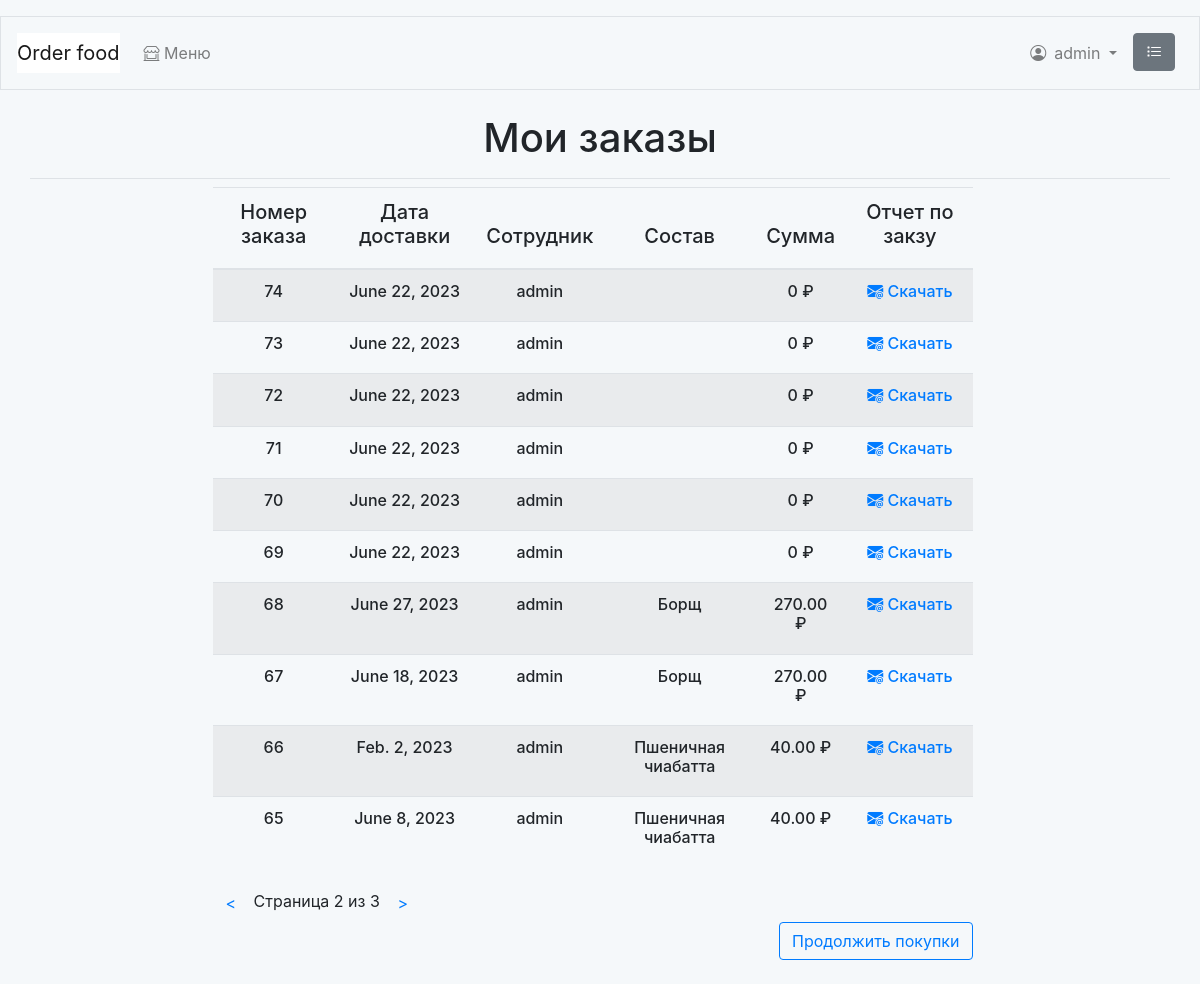
The app's page /orders/history/?page=2 (signed in) with its own data.
### orders/models.py (models this page shows, shortened)
class Order(models.Model):
    name = models.ForeignKey(User,
                             related_name='name_employee',
                             on_delete=models.CASCADE)
    date = models.DateField()
    created = models.DateTimeField(auto_now_add=True)
    updated = models.DateTimeField(auto_now=True)
    paid = models.BooleanField(default=False)
    class Meta:
        ordering = ['-created']
        indexes = [
            models.Index(fields=['created']),
        ]

### food_order/models.py (models this page shows, shortened)
class Dish(models.Model):
    category = models.ForeignKey(Category,
                                 related_name='dishes',
                                 on_delete=models.CASCADE,
                                 default=None)
    name = models.CharField(max_length=50)
    slug = models.SlugField(max_length=50,
                            unique=True)
    image = models.ImageField(upload_to='dishes/%Y/%m/%d',
                              blank=True)
    description = models.TextField(blank=True)
    composition = models.CharField(max_length=250)
    price = models.DecimalField(max_digits=10,
                                decimal_places=2)
    available = models.BooleanField(default=True)
    created = models.DateTimeField(auto_now_add=True)
    updated = models.DateTimeField(auto_now=True)
    class Meta:
        ordering = ['name']
        indexes = [
            models.Index(fields=['id', 'slug']),
            models.Index(fields=['name']),
            models.Index(fields=['-created']),
        ]

### orders/views.py (the view)
@login_required
def get_orders_history(request):
    client = list(User.objects.filter(id=request.user.id).values())
    orders_list = [order for order in list(Order.objects.all().values())
                   if order['name_id'] == client[0]['id']]
    orders_id = [id['id'] for id in orders_list]
    orders_item_sum = {}
    orders_items_dishes = {}
    for i in orders_id:
        orders_item_sum[i] = 0
        orders_items_dishes[i] = []
    for item in list(OrderItem.objects.all().values()):
        for i in list(orders_item_sum.keys()):
            if item['order_id'] == i:
                orders_item_sum[i] += item['price'] * item['quantity']
                for n in list(Dish.objects.filter(id=item['dish_id'])):
                    orders_items_dishes[i].append(n.name)
    for order in orders_list:
        if int(order['id']) in list(orders_item_sum.keys()):
            order['price'] = orders_item_sum[int(order['id'])]
            order['dishes'] = orders_items_dishes[int(order['id'])]
    paginator = Paginator(orders_list, 10)
    page_number = request.GET.get('page', 1)
    try:
        orders = paginator.page(page_number)
    except PageNotAnInteger:
        orders = paginator.page(1)
    except EmptyPage:
        orders = paginator.page(paginator.num_pages)
    return render(request,
                  'orders/order/history.html',
                  {'orders': orders})

### cart/cart.py (called while the page is built)
    def __len__(self):
        return sum(item['quantity'] for item in self.cart.values())

### cart/context_processors.py (called while the page is built)
def cart(request):
    return {'cart': Cart(request)}

### orders/templates/orders/order/history.html (shortened to what this page needs)
{% extends "food_order/base.html" %}
{% load static %}
{% block page_header %}
  <div class="text-center"><h1>Мои заказы</h1></div>
{% endblock %}
{% block content %}
  {% if orders %}
  <div class="row mr-auto">
    <div class="col-md-1 col-lg-2"></div>
    <div class=" col-12 col-sm-12 col-md-10 col-lg-8">
      <table class="table table-striped shoplist">
        <thead class="shopunit" >
          <tr>
            <th class="primary">
              <h5 class="text-center">Номер заказа</h5>
            </th>
            <th class="primary">
              <h5 class="text-center">Дата доставки</h5>
            </th>
            <th class="primary">
              <h5 class="text-center">Сотрудник</h5>
            </th>
            <th class="primary">
              <h5 class="text-center">Состав</h5>
            </th>
            <th class="primary">
              <h5 class="text-center">Сумма</h5>
            </th>
            <th class="primary">
              <h5 class="text-center">Отчет по закзу</h5>
            </th>
          </tr>
        </thead>
        <tbody>
          {% for order in orders %}
            <tr>
              <td>
                <h6 class="text-center">{{ order.id }}</h6>
              </td>
              <td>
                <h6 class="text-center">{{ order.date }}</h6>
              </td>
              <td>
                <h6 class="text-center">{{ user.username }}</h6>
              </td>
              <td>
                {% for dishes in order.dishes %}
                  <h6 class="text-center">{{ dishes }}</h6>
                {% endfor %}
              </td>
              <td>
                <h6 class="text-center">{{ order.price }} ₽</h6>
              </td>
              <td>
                <a href="{% url 'orders:order_pdf' order.id %}"><h6 class="text-center"><i class="bi bi-envelope-at-fill"></i> Скачать</h6></a>
              </td>
            </tr>
          {% endfor %}
        </tbody>
      </table>
      {% include "pagination.html" with page=orders %}
      <p class="text-right">
        <a  href="{% url 'food_order:dish_list' %}" class="btn btn-outline-primary">Продолжить покупки</a>
      </p>
    </div>
    <div class="col-md-1 col-lg-2"></div>
  </div>
  {% else %}
  <h4 class="mt-3 mb-3 text-center">
    Заказов еще не было
  </h4>
  {% endif %}
{% endblock %}

### food_order/templates/food_order/base.html (shortened to what this page needs)
<!doctype html>
<html lang="en">
  <head>
    <link rel="stylesheet" href="https://cdn.jsdelivr.net/npm/bootstrap@4.0.0/dist/css/bootstrap.min.css">
    <link rel="stylesheet" href="https://cdn.jsdelivr.net/npm/bootstrap-icons@1.10.5/font/bootstrap-icons.css">
    <link rel="stylesheet" href="/static/css/base.css">
  </head>
  <body>
      <nav class="navbar navbar-expand-md navbar-light mb-4 border">
        {% if user.is_authenticated %}
          <a class="navbar-brand" href="{% url 'food_order:dish_list'%}">
              Order food</a>
        {% else %}
          <a class="navbar-brand" href="{% url 'food_order:index'%}">
              Order food</a>
        {% endif %}
        <div class="collapse navbar-collapse ml-auto" id="navbarCollapse">
          <ul class="navbar-nav mr-auto">
            <li class="nav-item my-2">
              <a class="nav-link" href="{% url 'food_order:dish_list' %}">
                <i class="bi bi-shop-window"></i> Меню</a>
            </li>
          </ul>
          <ul class="navbar-nav ml-auto">
            {% if user.is_authenticated %}
              <li class="nav-item dropdown my-2">
                <a class="nav-link dropdown-toggle" href="#" role="button" data-toggle="dropdown" aria-haspopup="true" aria-expanded="false">
                  <i class="bi bi-person-circle mr-2 mt-2"></i>{{ user.username }}
                </a>
              </li>
            {% endif %}
            <li class="nav-item d-none d-md-block ml-auto">
              <a class="nav-link" href="{% url 'orders:orders_history' %}">
                <i class="bi bi-list-task btn btn-secondary mr-sm-2 mr-md-0 mt-md-0" href="{% url 'orders:orders_history' %}"></i>
              </a>
            </li>
          </ul>
        </div>
      </nav>
        <div class="container pb-2 mb-2 border-bottom">
            {% block page_header %}{% endblock page_header %}
        </div>
        <div class="container-fluid  mb-2 noborder" >
            {% block content %}{% endblock content %}
        </div>
  </body>
</html>

### food_order/static/css/base.css (style rules this page uses)
body { padding-top: 1em; background-color: #F5F8FA; }
.navbar-brand { background-color: #ffffff; }

### records on screen
Order: id "74", date "June 22, 2023", price "0"
Order: id "73", date "June 22, 2023", price "0"
Order: id "72", date "June 22, 2023", price "0"
Order: id "71", date "June 22, 2023", price "0"
Order: id "70", date "June 22, 2023", price "0"
Order: id "69", date "June 22, 2023", price "0"
Order: id "68", date "June 27, 2023", price "270.00"
Dish: dishes "Борщ" "Борщ"
Order: id "67", date "June 18, 2023", price "270.00"
Order: id "66", date "Feb. 2, 2023", price "40.00"
Dish: dishes "Пшеничная чиабатта" "Пшеничная чиабатта"
Order: id "65", date "June 8, 2023", price "40.00"

### other values on screen
{{ user.username }} "admin"
{{ page.number }} "2"
{{ page.paginator.num_pages }} "3"
